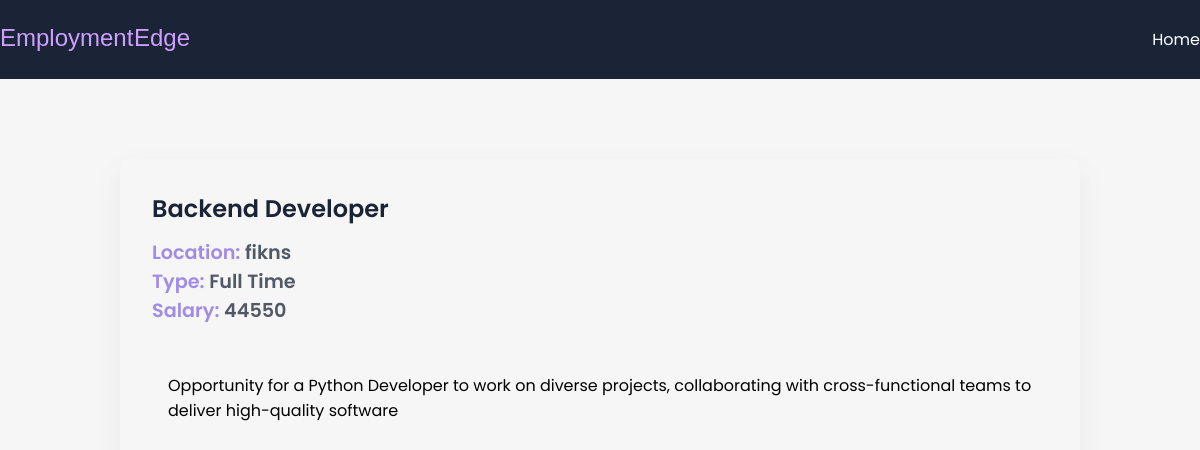
Page /job/14 on the committed database.
### app/models.py (models this page shows, shortened)
class JobPost(models.Model):
    JOB_TYPE_CHOICES=[
        ('Full Time','Full Time'),
        ('Part Time','Part Time'),
        ('Contract','Contract'),
        ('Internship','Internship'),
        ('Freelance','Freelance'),
    ]
    title=models.CharField(max_length=50)
    description=models.TextField()
    date=models.DateTimeField(auto_now_add=True)
    expiry=models.DateField(null=True)
    salary=models.IntegerField()
    slug =models.SlugField(null=True,max_length=40,unique=True)
    location=models.OneToOneField(location,on_delete=models.CASCADE, null=True)
    author=models.ForeignKey(author,null=True,on_delete=models.CASCADE)
    skills=models.ManyToManyField(skills,)
    job_type=models.CharField(max_length=200,null=False,choices=JOB_TYPE_CHOICES)

class location(models.Model):
    street = models.CharField(max_length=100)
    city = models.CharField(max_length=100)
    state=models.CharField(max_length=100)
    country=models.CharField(max_length=100)
    zip=models.CharField(max_length=100)

### app/views.py (the view)
# urls.py: path("job/<int:id>",jobdetail,name='jobdetail'), #  would work
def jobdetail(request,id):
    if id==0:
        return redirect(reverse('alljobs'))
    data=JobPost.objects.get(id=id)
    context={'data':data}
    return render(request,'app/jobdetail.html',context=context)

### app/templates/app/jobdetail.html (shortened to what this page needs)
{% extends 'base.html' %}
{% block content %}
<section>
  <div class="container">
    <div class="view-post">
      <h1 class="jobtitle">
         {{ data.title }}
      </h1>
      <p class="location it">Location: <span> {{data.location.city}}</span></p>
      <p class="status it">Type: <span> {{data.job_type}}</span></p>
      <p class="budget it">Salary: <span> {{data.salary}}</span></p>
      <div class="desc">
        <p class="details">
           {{data.description}}
        </p>
      </div>
    </div>
  </div>
</section>
{% endblock content %}

### app/static/app/style.css (style rules this page uses)
* { margin: 0; padding: 0; box-sizing: border-box; font-family: "Poppins", sans-serif; }
:root { --purple: #7e53c1; --lpurple: #a08be5; --card: #fdfdfd; --shadow: #64646f17 0px 12px 29px 0px; --nav: #1b2436; }
body { background: #f5f6f5; }
.container { max-width: 1200px; margin: auto; }
.view-post { width: 80%; border-radius: 10px; box-shadow: var(--shadow); margin: 5em auto; padding: 2em; }
.desc { max-height: 300px; overflow-y: scroll; margin: 2em 0; padding: 1em; }
.jobtitle { font-size: 1.5rem; color: var(--nav); font-weight: 600; margin-bottom: 0.5em; }
.it { font-size: 1.2rem; font-weight: 600; color: var(--lpurple); }
.it span { color: #1b2436c0; }

### rows in the picture
JobPost: title "Backend Developer", location.city "fikns", job_type "Full Time", salary "44550", description "Opportunity for a Python Developer to work on diverse projects, collaborating with cross-functional teams to deliver high-quality software"
